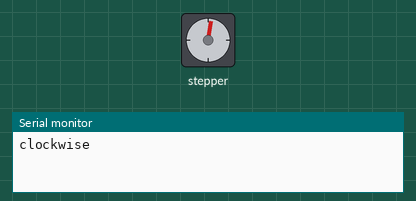
Recording of a sketch running on a simulated Arduino Uno, built with avr-gcc and run on an emulated ATmega328P. On the bench: stepper motor, the last lines printed to the serial monitor. Stepper angles assume 230 steps per turn.

Above: at 0.05 s.
At 0.6 s:
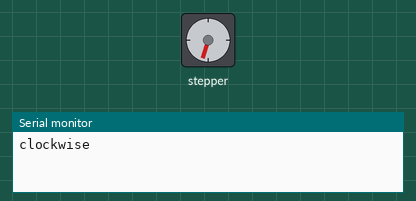
At 1.15 s:
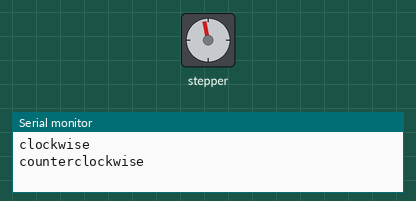
At 1.7 s:
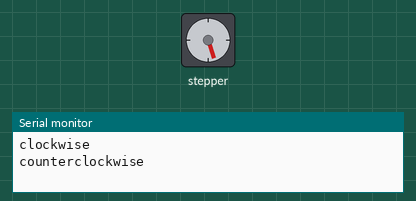
Timing chart, 0 to 5.1 s (numbered marks = the images above):
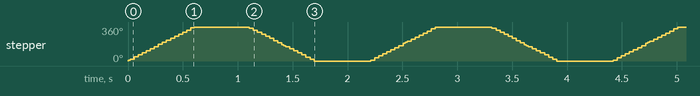

Measured:
- by itself, stepper: turns 360° clockwise in 0.60 s, then 360° counter-clockwise in 0.59 s, repeating every 2.2 s

The sketch:

stepper_oneRevolution.ino
```cpp
/*
 Stepper Motor Control - one revolution

 This program drives a unipolar or bipolar stepper motor.
 The motor is attached to digital pins 8 - 11 of the Arduino.

 The motor should revolve one revolution in one direction, then
 one revolution in the other direction.


 Created 11 Mar. 2007
 Modified 30 Nov. 2009
 by Tom Igoe

 */

#include <Stepper.h>

const int stepsPerRevolution = 230;  // change this to fit the number of steps per revolution
// for your motor

// initialize the stepper library on pins 8 through 11:
Stepper myStepper(stepsPerRevolution, 2, 3, 5, 6);

void setup() {
  // set the speed at 60 rpm:
  myStepper.setSpeed(100);
  // initialize the serial port:
  Serial.begin(9600);
}

void loop() {
  // step one revolution  in one direction:
  Serial.println("clockwise");
  myStepper.step(stepsPerRevolution);
  delay(500);

  // step one revolution in the other direction:
  Serial.println("counterclockwise");
  myStepper.step(-stepsPerRevolution);
  delay(500);
}
```
